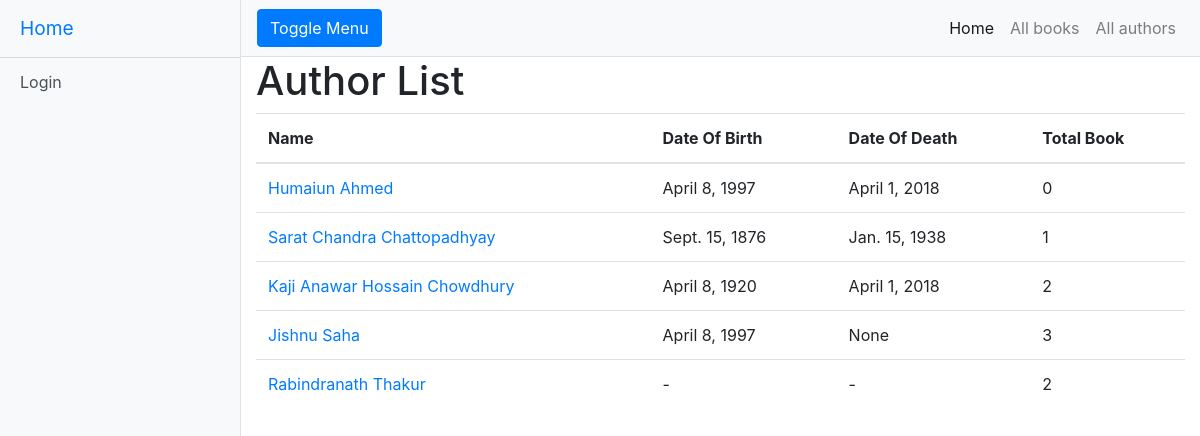
Screenshot of /catalog/authors/ with the database file from the repository.
### catalog/models.py (models this page shows, shortened)
class Author(models.Model):
    first_name = models.CharField(max_length=100)
    last_name = models.CharField(max_length=100)
    date_of_birth = models.DateField(null=True, blank=True, help_text='Date format should be YYYY-MM-DD')
    date_of_death = models.DateField('Died', null=True, blank=True, help_text='Date format should be YYYY-MM-DD')
    class Meta:
        ordering = ['last_name', 'first_name']
    def get_absolute_url(self):
        return reverse('author-detail', args=[str(self.id)])

### catalog/views.py (the view)
# urls.py: path('authors/', views.AuthorListView.as_view(), name='authors-list'),
class AuthorListView(generic.ListView):
    model = Author

### catalog/templates/catalog/author_list.html
{% extends "base_generic.html" %}
{% block content %}
  <h1>Author List</h1>
  {% if author_list %}
    <table class="table">
      <thead>
        <tr>
          <th scope="col">Name</th>
          <th scope="col">Date Of Birth</th>
          <th scope="col">Date Of Death</th>
          <th scope="col">Total Book</th>
        </tr>
      </thead>
      <tbody>
      {% for author in author_list %}
        <tr>
          <td><a href="{{ author.get_absolute_url }}" style="text-decoration: none">{{ author.first_name }} {{ author.last_name }}</a></td>
          <td>
              {% if author.date_of_birth %}
                  {{ author.date_of_birth }}
              {% else %}
                  -
              {% endif %}
          </td>
          <td>
              {% if author.date_of_birth %}
                  {{ author.date_of_death }}
              {% else %}
                  -
              {% endif %}
          </td>
          <td>
              {{ author.book_set.count }}
          </td>
        </tr>
      {% endfor %}
      </tbody>
    </table>
  {% else %}
    <p>There are no author in the library.</p>
  {% endif %}
{% endblock %}

### static/css/simple-sidebar.css (style rules this page uses)
body { overflow-x: hidden; }

### rows the page displays
Author: first_name "Humaiun", last_name "Ahmed", date_of_birth "April 8, 1997", date_of_death "April 1, 2018", book_set.count "0"
Author: first_name "Sarat Chandra", last_name "Chattopadhyay", date_of_birth "Sept. 15, 1876", date_of_death "Jan. 15, 1938", book_set.count "1"
Author: first_name "Kaji Anawar Hossain", last_name "Chowdhury", date_of_birth "April 8, 1920", date_of_death "April 1, 2018", book_set.count "2"
Author: first_name "Jishnu", last_name "Saha", date_of_birth "April 8, 1997", date_of_death "None", book_set.count "3"
Author: first_name "Rabindranath", last_name "Thakur", book_set.count "2"
